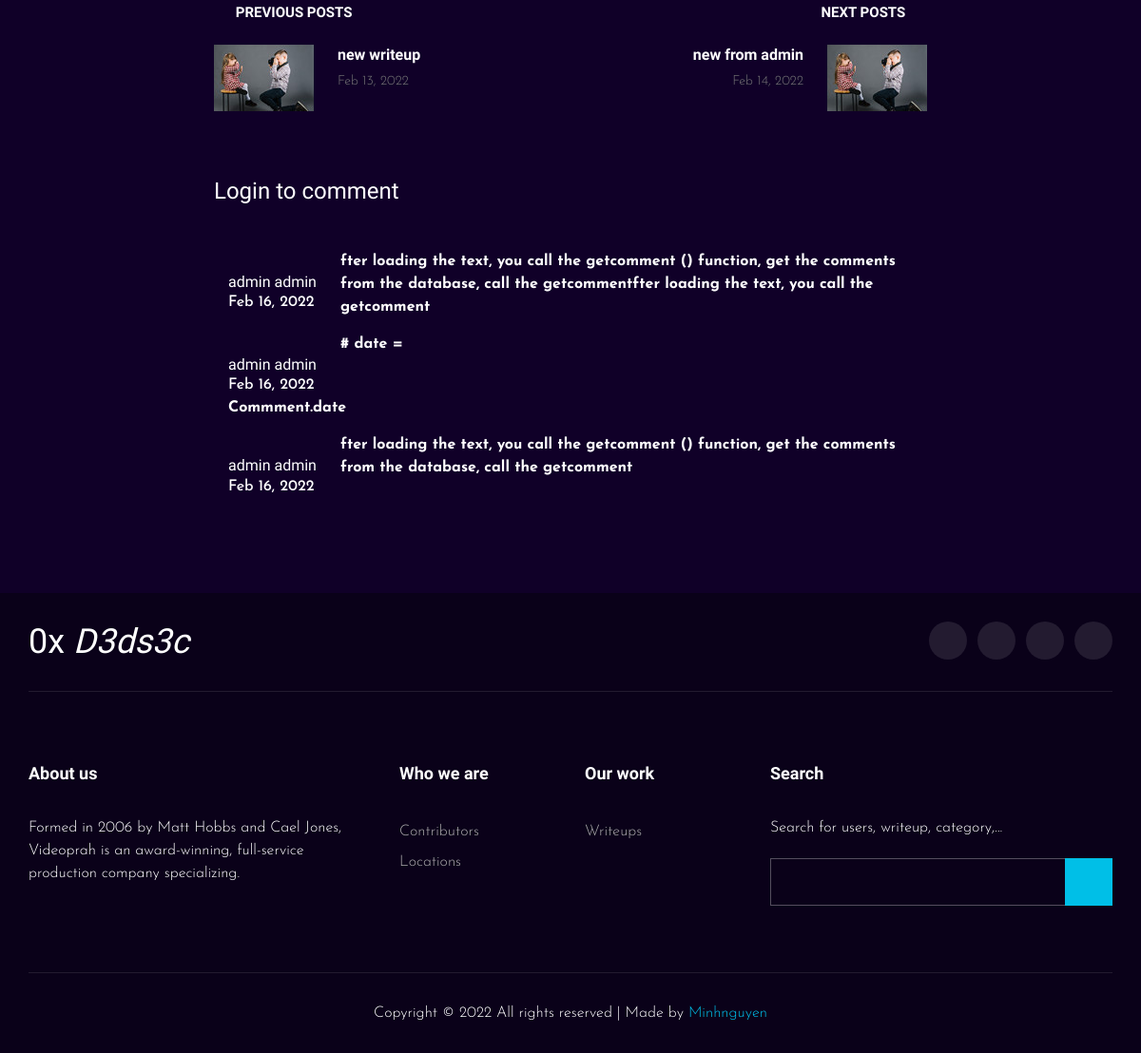
Page /dedsec/writeup/24/ (lower part) on the earlier database version.
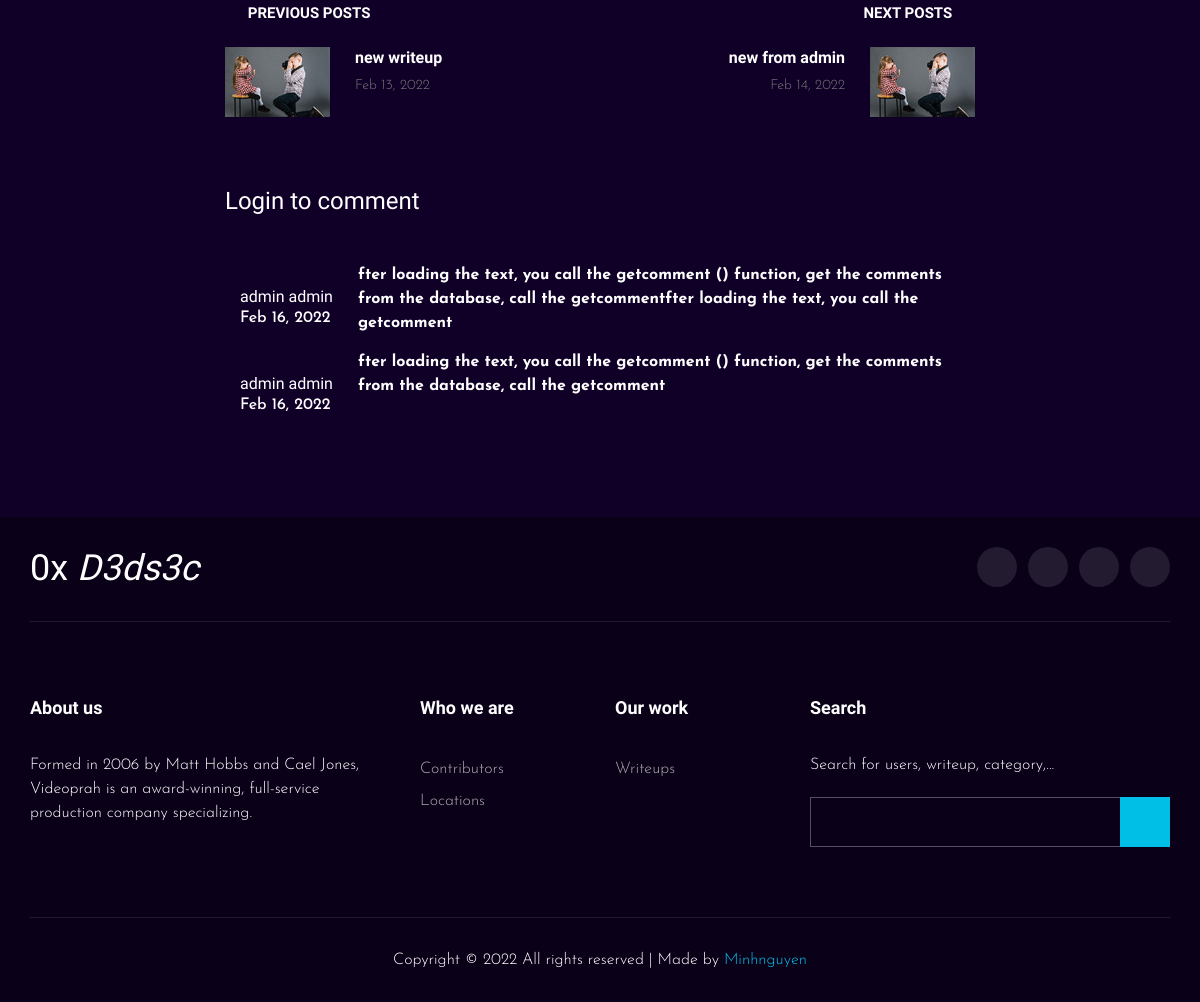
Same page on the later database version.
### writeup/models.py (models this page shows, shortened)
class Commment(models.Model):
    writeup = models.ForeignKey(Writeup, on_delete=models.CASCADE, related_name='cmt')
    date = models.DateTimeField(default=timezone.now)
    content = models.TextField()
    user = models.ForeignKey(User, on_delete=models.CASCADE, related_name='cmt',null=True)

### writeup/views.py (the view)
class WriteupDetail(DetailView):
    model = Writeup
    context_object_name = 'post'

### writeup/models.py (called while the page is built)
    def __str__(self):
        return self.tag

### writeup/templates/writeup/writeup_detail.html (shortened to what the changed rows need)
{%extends 'writeup/base.html'%}
{%load static%}
{% block content %}
    <div class="blog-details spad">
        <div class="container">
            <div class="row d-flex justify-content-center">
                <div class="col-lg-8">
                    <div class="blog__details__content">
                      <br>
                        <br>
                        <br>
                        {%for cmt in post.cmt.all|dictsortreversed:"date"%}
                        <div class="col-lg-6 col-md-6 col-sm-6" style="max-width: max-content;">
                            <div class="blog__details__option__item__img" style="">
                                <a href="{%url 'profile' cmt.user.id%}"> <h6>{{cmt.user.first_name}} {{cmt.user.last_name}}</h6></a>
                                <span style="color: white;">{{cmt.date|date:"M d, Y"}}</span>
                            </div>
                            <p >
                            {{cmt.content}}
                            </p>
                        </div>
                        {%endfor%}
                    </div>
                </div>
            </div>
        </div>
    </div>
    {% endblock %}

Differences in the rows shown:
removed Commment: user.first_name "admin", user.last_name "admin", date "Feb 16, 2022", content "# date = Commment.date"
